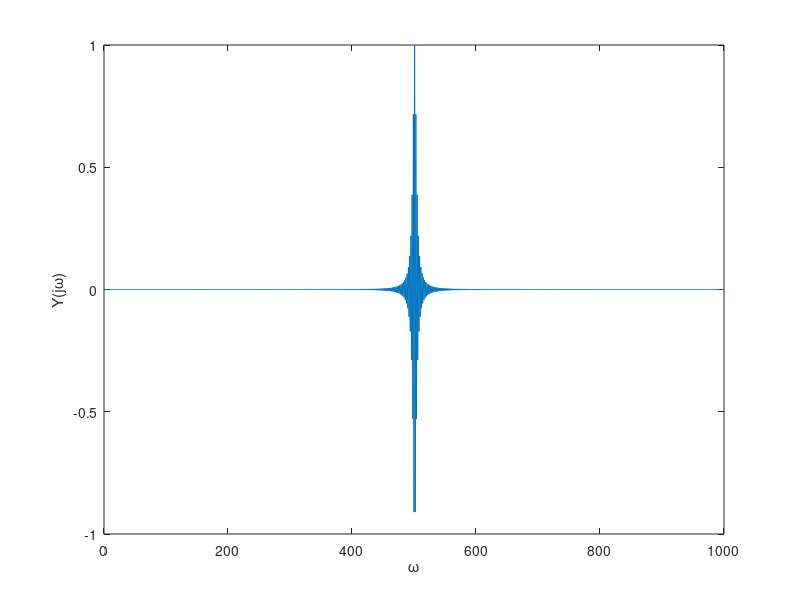

This figure's MATLAB source:
tau = 0.01;
T = 10;
N = T / tau;
t = [0:tau:T - 0.01];
x = exp(-2 .* abs(t));
y = exp(-2 .* abs(t - 5));
Y = fftshift(tau * fft(y));

plot(real(Y))
xlabel('\omega')
ylabel('Y(j\omega)')
